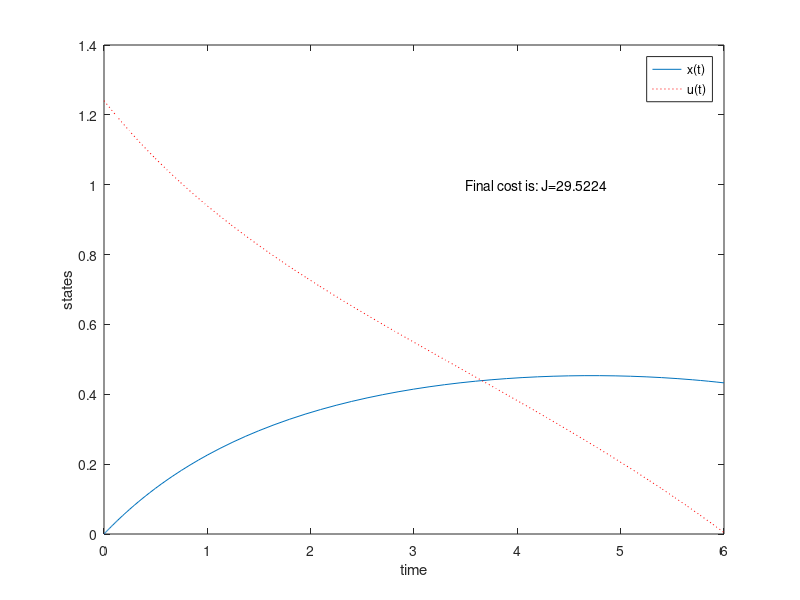
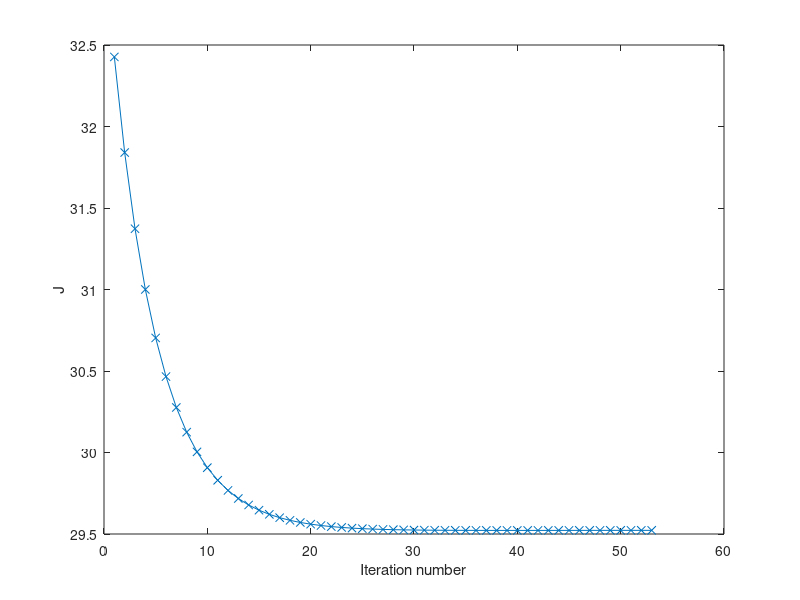

These figures' MATLAB source, in order:
function Social_Craze_test
%Social Crazy Optimal Control Problem
%Steepest descent method is used to find the solution.
clc
close all
clear all
eps = 1e-3;
options = odeset('RelTol', 1e-4, 'AbsTol',[1e-4 1e-4]);
t0 = 0; tf = 6;                    % want the craze to take hold in 6 days
%tf = 0.78;
R = 1;
B1 = 0.25;
B2 = 0.05;
d = 0.1;
l = 1;
x_d = d/B2;
M = 1; %weight
step = 0.05;
t_segment = 50;
Tu = linspace(t0, tf, t_segment);    % discretize time
u = ones(1,t_segment);               % guessed initial control  u=1
initx = [0 0];                       % initial values for states
initp = [0 0];                       % initial values for costates
max_iteration = 100;                 % Maximum number of iterations

for i = 1:max_iteration
   % 1) start with assumed control u and move forward
   [Tx,X] = ode45(@(t,x) stateEq(t,x,u,Tu), [t0 tf], initx, options);
   
   % 2) Move backward to get the trajectory of costates
   x1 = X(:,1); x2 = X(:,2);
   [Tp,P] = ode45(@(t,p) costateEq(t,p,u,Tu,x1,x2,Tx), [tf t0], initp, options);
   p1 = P(:,1);
   % Important: costate is stored in reverse order. The dimension of
   % costates may also different from dimension of states
   % Use interploate to make sure x and p is aligned along the time axis
   p1 = interp1(Tp,p1,Tx);
   
   % Calculate deltaH with x1(t), x2(t), p1(t), p2(t)
   dH = pH(x1,p1,Tx,u,Tu);
   H_Norm = dH'*dH;
   
   % Calculate the cost function
   %J(i,1) = tf*(((x1')*x1 + x_d^2)/length(Tx) + (u*u')/length(Tu) + l); 
   J(i,1) = tf*(((M*(x1-x_d)'*(x1-x_d)))/length(Tx) + R*(u*u')/length(Tu) + l); 
   % if dH/du < epslon, exit
   if H_Norm < eps
       % Display final cost
       J(i,1)
       break;
   else
       % adjust control for next iteration
       u_old = u;
       u = AdjControl(dH,Tx,u_old,Tu,step);
   end; 
end

% plot the state variables & cost for each iteration
figure(1);
plot(Tx, x1 ,'-');
hold on;
plot(Tu,u,'r:');
%text(1,0.75,'x(t)');
%text(.25,-.1,'x_2(t)');
%text(.5,4, 'u(t)');
s = strcat('Final cost is: J=',num2str(J(end,1)));
text(3.5,1,s);
xlabel('time');
ylabel('states');
legend('x(t)','u(t)');
hold off;
%print -djpeg90 -r300 eg2_descent.jpg

figure(2);
plot(J,'x-');
xlabel('Iteration number');
ylabel('J');
%print -djpeg90 -r300 eg2_iteration.jpg

if i == max_iteration
    disp('Stopped before required residual is obtained.');
end

% State equations
function dx = stateEq(t,x,u,Tu)
dx = zeros(2,1);
u = interp1(Tu,u,t); % Interploate the control at time t
B1 = 0.25;
B2 = 0.05;
d = 0.1;
dx(1) = B1*u - B1*x(1)*u + B2*x(1).^2 - d*x(1);
%dx(1) = -2*(x(1) + 0.25) + (x(2) + 0.5)*exp(25*x(1)/(x(1)+2)) - (x(1) + 0.25).*u;

% Costate equations
function dp = costateEq(t,p,u,Tu,x1,x2,xt)
dp = zeros(2,1);
x1 = interp1(xt,x1,t);   % Interploate the state variables
%x2 = interp1(xt,x2,t);
u = interp1(Tu,u,t);     % Interploate the control
B1 = 0.25;
B2 = 0.05;
d = 0.1;
M=1;
l = 1;
x_d = d/B2;
dp(1) = p(1).*B1*u - p(1).*2*B2*x1 + p(1).*d + 2*M*x_d - 2*M*x1;

% Partial derivative of H with respect to u
function dH = pH(x1,p1,tx,u,Tu)
% interploate the control
u = interp1(Tu,u,tx);
R = 1;
B1 = 0.25;
dH = 2*R*u + p1.*(B1 - B1*x1);

% Adjust the control
function u_new = AdjControl(pH,tx,u,tu,step)
% interploate dH/du
pH = interp1(tx,pH,tu);
u_new = u - step*pH;
